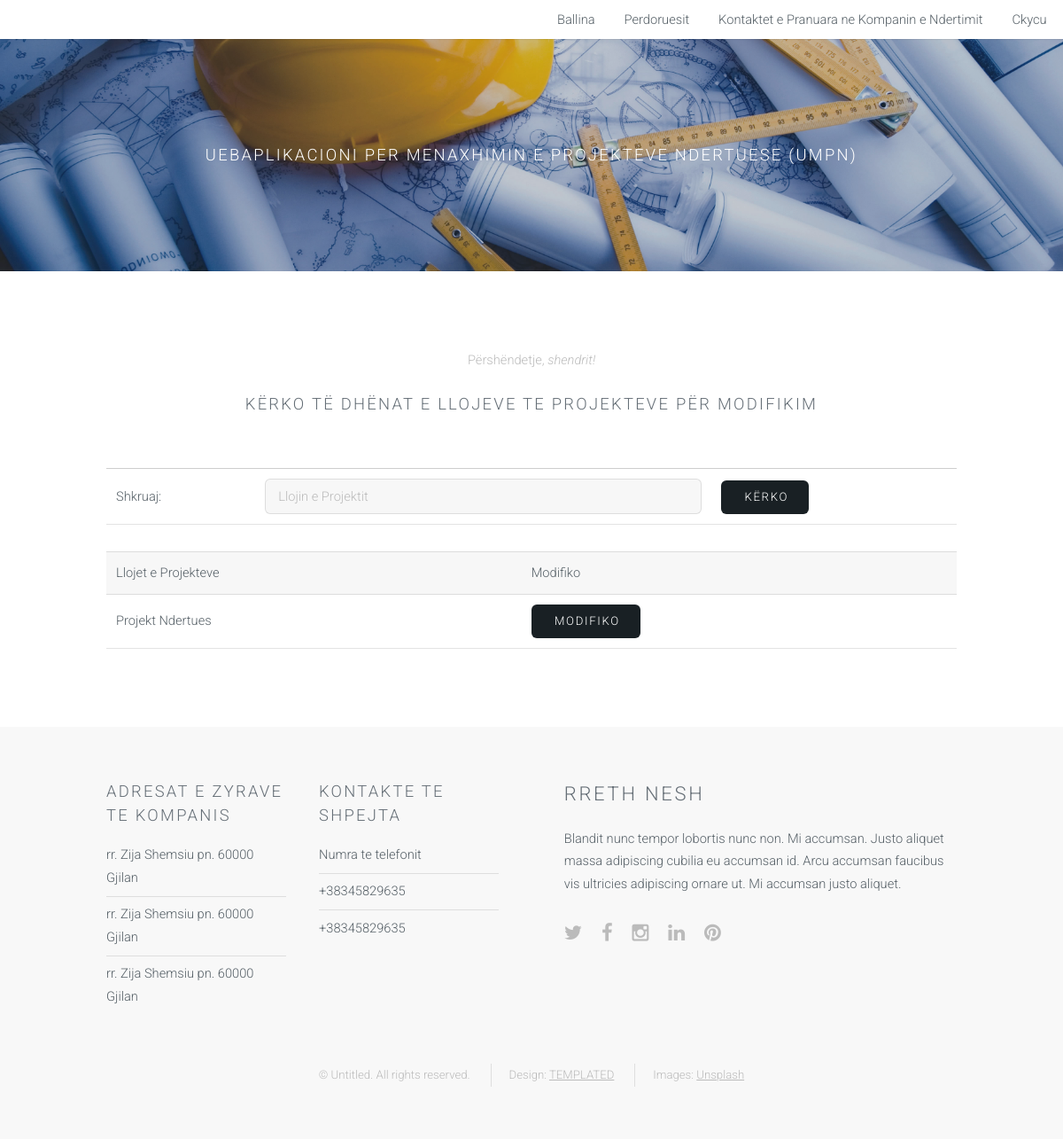
The page /ModuliAdministratorit/modifiko_llojeteprojekteve.php?term=Projekt Ndertues (signed in) on the database its author committed.
### tables this page shows
CREATE TABLE `umpn_tedhena` (
  `ID_tedhenat` int(11) NOT NULL,
  `titulli_itedhenave` varchar(100) NOT NULL,
  `pershkrimi_itedhenave` varchar(1000) NOT NULL,
  `dosja` varchar(255) NOT NULL,
  `pamja_efaqes` varchar(50) NOT NULL
);

CREATE TABLE `umpn_perdoruesit` (
  `pid` int(11) NOT NULL,
  `perdoruesi` varchar(50) NOT NULL,
  `fjalekalimi` varchar(50) NOT NULL,
  `email` varchar(50) NOT NULL
);

CREATE TABLE `umpn_llojeteprojekteve` (
  `ID_Llojeteprojekteve` int(11) NOT NULL,
  `Llojeteprojekteve` varchar(50) NOT NULL
);

### ModuliAdministratorit/kontrollimi.php (called while the page is built, shortened)
<?php
include('konfigurimi.php');
$kontrollo_perdorues=$_SESSION['perdoruesi'];
$ses_sql = mysqli_query($lidh,"SELECT perdoruesi FROM umpn_perdoruesit WHERE perdoruesi='$kontrollo_perdorues' ");
$rreshti=mysqli_fetch_array($ses_sql,MYSQLI_ASSOC);
$kyq_perdorues=$rreshti['perdoruesi'];
?>

### ModuliAdministratorit/modifiko_llojeteprojekteve.php (the view, shortened to what this page needs)
<?php
	include("kontrollimi.php");
?>
<?php
include_once("konfigurimi.php");
?>
<!DOCTYPE HTML>
<html>
	<head>
	</head>
	<body id="top">
			<?php include_once("meny.php"); ?>
			<?php include_once("titulliFaqes.php"); ?>
			<section id="one" class="wrapper style1">
				<header class="major">
				<p style="text-align:center;">Përshëndetje, <em><?php  echo $kyq_perdorues;?>!</em></p>
				    <h3>Kërko të dhënat e llojeve te projekteve për modifikim</h3>
				</header>
				<div class="container">
	                <form action="" method="post">
	                <table>
					<tr>
					<td>
					Shkruaj:
					</td>
					<td>
					<input type="text" name="term" placeholder="Llojin e Projektit"/>
				</td>
				<td> <input type="submit" value="Kërko" /></td>
				</tr>
				</table>
				</form>
				<table width='80%' border=0>
					<div class="table-wrapper">
					<tr bgcolor='#CCCCCC'>
						<td>Llojet e Projekteve</td>
						<td>Modifiko</td>
					</tr>
				<?php
				if (!empty($_REQUEST['term'])) {
				$term = mysqli_real_escape_string
				($lidh,$_REQUEST['term']);
				$sql = mysqli_query($lidh,
				"SELECT * FROM umpn_llojeteprojekteve
				WHERE Llojeteprojekteve LIKE '%".$term."%'");
				while($rreshti = mysqli_fetch_array($sql)) {
						echo "<tr>";
						echo "<td>".$rreshti['Llojeteprojekteve']."</td>";
						echo "<td><a href=\"fresko_llojeteprojektit.php?ID_Llojeteprojekteve=$rreshti[ID_Llojeteprojekteve]\" class='button' class='button primary'>
						Modifiko</a></td></tr>";
					}
				}
				?>
				</div>
					</table>
				 </div>
			</section>
			<footer id="footer">
				<div class="container">
					<div class="row double">
						<div class="6u">
							<div class="row collapse-at-2">
								<div class="6u">
									<h3>Adresat e Zyrave te Kompanis</h3>
									<ul class="alt">
										<li>rr. Zija Shemsiu pn. 60000 Gjilan</li>
										<li>rr. Zija Shemsiu pn. 60000 Gjilan</li>
										<li>rr. Zija Shemsiu pn. 60000 Gjilan</li>
									</ul>
								</div>
								<div class="6u">
									<h3>Kontakte te shpejta</h3>
									<ul class="alt">
										<li>Numra te telefonit</li>
										<li>+38345829635</li>
										<li>+38345829635</li>
									</ul>
								</div>
							</div>
						</div>
						<div class="6u">
							<h2>Rreth Nesh</h2>
							<p>Blandit nunc tempor lobortis nunc non. Mi accumsan. Justo aliquet massa adipiscing cubilia eu accumsan id. Arcu accumsan faucibus vis ultricies adipiscing ornare ut. Mi accumsan justo aliquet.</p>
							<ul class="icons">
								<li><a href="#" class="icon fa-twitter"><span class="label">Twitter</span></a></li>
								<li><a href="#" class="icon fa-facebook"><span class="label">Facebook</span></a></li>
								<li><a href="#" class="icon fa-instagram"><span class="label">Instagram</span></a></li>
								<li><a href="#" class="icon fa-linkedin"><span class="label">LinkedIn</span></a></li>
								<li><a href="#" class="icon fa-pinterest"><span class="label">Pinterest</span></a></li>
							</ul>
						</div>
					</div>
					<ul class="copyright">
						<li>&copy; Untitled. All rights reserved.</li>
						<li>Design: <a href="http://templated.co">TEMPLATED</a></li>
						<li>Images: <a href="http://unsplash.com">Unsplash</a></li>
					</ul>
				</div>
			</footer>
	</body>
</html>

### ModuliAdministratorit/meny.php (shortened to what this page needs)
		<?php
         $rezultati = mysqli_query($lidh, "SELECT * FROM umpn_tedhena WHERE pamja_efaqes='MenyAdmin'");
         while ($rreshti = mysqli_fetch_assoc($rezultati)) {
           extract($rreshti);
  	 echo $pershkrimi_itedhenave;
}
         ?>

### ModuliAdministratorit/titulliFaqes.php (shortened to what this page needs)
		<?php
          $rezultati = mysqli_query($lidh, "SELECT * FROM umpn_tedhena WHERE pamja_efaqes='fillimi'");
          while ($rreshti = mysqli_fetch_assoc($rezultati)) {
            extract($rreshti);
          ?>
	<section id="banner">
		<div class="inner">
			<h3><?php echo $titulli_itedhenave ?></h3>
		</div>
	</section>
<?php } ?>

### ModuliAdministratorit/css/style-xlarge.css (style rules this page uses)
body, input, select, textarea { font-size: 12pt; }
#banner { padding: 9em 0; }

### ModuliAdministratorit/css/style-large.css (style rules this page uses)
body, input, select, textarea { font-size: 11pt; }
#banner { padding: 8em 0; }
#footer { padding: 4em 0; }

### rows shown on the page
umpn_tedhena: pershkrimi_itedhenave "Ballina Perdoruesit Kontaktet e Pranuara ne Kompanin e Ndertimit Ckycu"
umpn_tedhena: titulli_itedhenave "UEBAPLIKACIONI PER MENAXHIMIN E PROJEKTEVE NDERTUESE (UMPN)"
umpn_perdoruesit: perdoruesi "shendrit"
umpn_llojeteprojekteve: Llojeteprojekteve "Projekt Ndertues"
